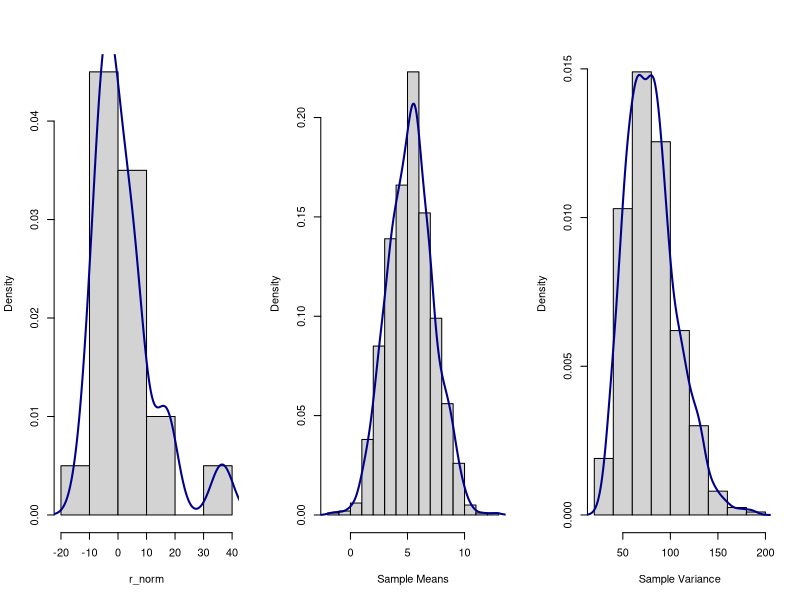

The R script that drew this image:
# Sampling distribution of mean when sample is 
# drawing from exponential distribution 
par(mfrow=c(1,3))
#set.seed(11)
sample_means = rep(NA, 1000)
for(i in 1:1000){
  sample_means[i] = mean(rnorm(20, mean=5.3, sd=9))
}

r_norm <- rnorm(20, mean=5.3, sd=9)
hist(r_norm, main = "", xlab = "r_norm", prob = T)
lines(density(r_norm), col = "darkblue", lwd = 2)

hist(sample_means, main = "", xlab = "Sample Means", prob = T)
lines(density(sample_means), col = "darkblue", lwd = 2)


# Sampling distribution of variance when sample is 
# drawing from exponential distribution
sample_vars = rep(NA, 1000)
for(i in 1:1000){
  sample_vars[i] = var(rnorm(20, mean=5.3, sd=9))
}

hist(sample_vars, main = "", xlab = "Sample Variance", prob = T)
lines(density(sample_vars), col = "darkblue", lwd = 2)
